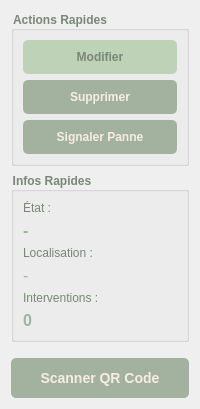
          <widget class="QWidget" name="rightPanel">
           <layout class="QVBoxLayout">
            <item>
             <widget class="QGroupBox" name="groupBoxActions">
              <property name="title">
               <string>Actions Rapides</string>
              </property>
              <property name="styleSheet">
               <string>QGroupBox { font-weight: bold; color: #798777; }</string>
              </property>
              <layout class="QVBoxLayout">
               <!-- btnQuickAdd SUPPRIMÉ -->
               <item>
                <widget class="QPushButton" name="btnQuickEdit">
                 <property name="text">
                  <string>Modifier</string>
                 </property>
                 <property name="styleSheet">
                  <string>QPushButton { background-color: #BDD2B6; color: #798777; border-radius: 5px; padding: 10px; font-weight: bold; } QPushButton:hover { background-color: #A2B29F; color: #F8EDE3; }</string>
                 </property>
                </widget>
               </item>
               <item>
                <widget class="QPushButton" name="btnQuickDelete">
                 <property name="text">
                  <string>Supprimer</string>
                 </property>
                 <property name="styleSheet">
                  <string>QPushButton { background-color: #A2B29F; color: #F8EDE3; border-radius: 5px; padding: 10px; font-weight: bold; } QPushButton:hover { background-color: #BDD2B6; color: #798777; }</string>
                 </property>
                </widget>
               </item>
               <item>
                <widget class="QPushButton" name="btnReportProblem">
                 <property name="text">
                  <string>Signaler Panne</string>
                 </property>
                 <property name="styleSheet">
                  <string>QPushButton { background-color: #A2B29F; color: #F8EDE3; border-radius: 5px; padding: 10px; font-weight: bold; } QPushButton:hover { background-color: #BDD2B6; color: #798777; }</string>
                 </property>
                </widget>
               </item>
              </layout>
             </widget>
            </item>
            <item>
             <widget class="QGroupBox" name="groupBoxQuickInfo">
              <property name="title">
               <string>Infos Rapides</string>
              </property>
              <property name="styleSheet">
               <string>QGroupBox { font-weight: bold; color: #798777; }</string>
              </property>
              <layout class="QVBoxLayout">
               <item>
                <widget class="QLabel" name="labelEtat">
                 <property name="text">
                  <string>État :</string>
                 </property>
                 <property name="styleSheet">
                  <string>color: #798777;</string>
                 </property>
                </widget>
               </item>
               <item>
                <widget class="QLabel" name="quickState">
                 <property name="text">
                  <string>-</string>
                 </property>
                 <property name="font">
                  <font>
                   <pointsize>12</pointsize>
                   <weight>75</weight>
                   <bold>true</bold>
                  </font>
                 </property>
                 <property name="styleSheet">
                  <string>color: #A2B29F;</string>
                 </property>
                </widget>
               </item>
               <item>
                <widget class="QLabel" name="labelLocalisation">
                 <property name="text">
                  <string>Localisation :</string>
                 </property>
                 <property name="styleSheet">
                  <string>color: #798777;</string>
                 </property>
                </widget>
               </item>
               <item>
                <widget class="QLabel" name="quickLocation">
                 <property name="text">
                  <string>-</string>
                 </property>
                 <property name="font">
                  <font>
                   <pointsize>12</pointsize>
                  </font>
                 </property>
                 <property name="styleSheet">
                  <string>color: #A2B29F;</string>
                 </property>
                </widget>
               </item>
               <item>
                <widget class="QLabel" name="labelInterventions">
                 <property name="text">
                  <string>Interventions :</string>
                 </property>
                 <property name="styleSheet">
                  <string>color: #798777;</string>
                 </property>
                </widget>
               </item>
               <item>
                <widget class="QLabel" name="quickBreakdowns">
                 <property name="text">
                  <string>0</string>
                 </property>
                 <property name="font">
                  <font>
                   <pointsize>12</pointsize>
                   <weight>75</weight>
                   <bold>true</bold>
                  </font>
                 </property>
                 <property name="styleSheet">
                  <string>color: #A2B29F;</string>
                 </property>
                </widget>
               </item>
              </layout>
             </widget>
            </item>
            <!-- NOUVEAU: Bouton Scanner QR Code sous Infos Rapides -->
            <item>
             <widget class="QPushButton" name="btnScanQR_RightPanel">
              <property name="text">
               <string>Scanner QR Code</string>
              </property>
              <property name="styleSheet">
               <string>QPushButton { background-color: #A2B29F; color: #F8EDE3; border-radius: 5px; padding: 12px; font-weight: bold; font-size: 14px; margin-top: 10px; } 
QPushButton:hover { background-color: #BDD2B6; color: #798777; }</string>
              </property>
              <property name="minimumHeight">
               <number>45</number>
              </property>
             </widget>
            </item>
            <item>
             <spacer name="verticalSpacer_2">
              <property name="orientation">
               <enum>Qt::Orientation::Vertical</enum>
              </property>
              <property name="sizeHint" stdset="0">
               <size>
                <width>0</width>
                <height>0</height>
               </size>
              </property>
             </spacer>
            </item>
           </layout>
          </widget>
